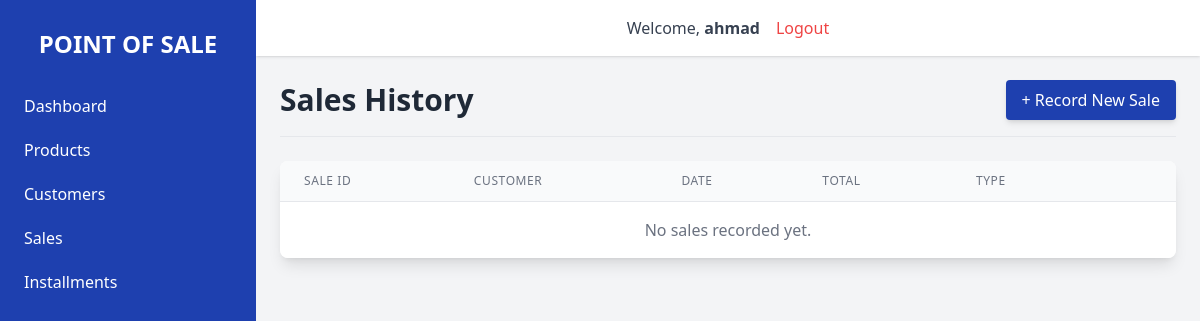
The app's page /sales/ (signed in), older data.
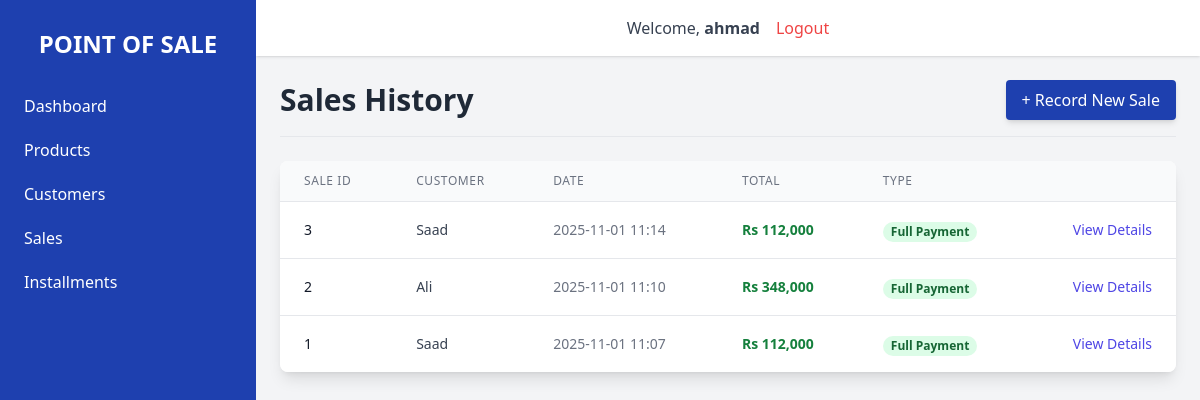
The same page, newer data.
### sales/models.py (models this page shows)
class Sale(models.Model):
    PAYMENT_CHOICES = [
        ('FULL', 'Full Payment'),
        ('INST', 'Installment Plan'),
    ]
    customer = models.ForeignKey(Customer, on_delete=models.PROTECT, related_name='sales')
    sale_date = models.DateTimeField(auto_now_add=True)
    payment_method = models.CharField(max_length=10, choices=METHOD_CHOICES, default=CASH)
    payment_type = models.CharField(max_length=4, choices=PAYMENT_CHOICES, default='FULL')
    total_amount = models.DecimalField(max_digits=10, decimal_places=2, default=0.00)

### customers/models.py (models this page shows, shortened)
class Customer(models.Model):
    name = models.CharField(max_length=200)
    phone = models.CharField(max_length=20, blank=True, null=True)
    email = models.EmailField(max_length=254, unique=True)
    address = models.TextField(blank=True)
    created_at = models.DateTimeField(auto_now_add=True)
    class Meta:
        ordering = ['name']

### sales/views.py (the view)
# urls.py: path('', views.SaleListView.as_view(), name='sale_list'),
class SaleListView(LoginRequiredMixin, ListView):
    model = Sale
    template_name = 'sales/sale_list.html'
    context_object_name = 'sales'
    ordering = ['-sale_date']

### sales/templates/sales/sale_list.html (shortened to what this page needs)
{% extends 'base.html' %}
{% load humanize %}
{% block content %}
<div class="space-y-6">
    <div class="flex justify-between items-center border-b pb-4 mb-4">
        <h1 class="text-3xl font-bold text-gray-800">Sales History</h1>
        <a href="{% url 'sales:sale_create' %}" class="bg-primary-blue hover:bg-blue-800 text-white font-medium py-2 px-4 rounded transition duration-150 shadow-md">
            + Record New Sale
        </a>
    </div>
    <div class="bg-white shadow-lg rounded-lg overflow-x-auto">
        <table class="min-w-full divide-y divide-gray-200">
            <thead class="bg-gray-50">
                <tr>
                    <th class="px-6 py-3 text-left text-xs font-medium text-gray-500 uppercase tracking-wider">Sale ID</th>
                    <th class="px-6 py-3 text-left text-xs font-medium text-gray-500 uppercase tracking-wider">Customer</th>
                    <th class="px-6 py-3 text-left text-xs font-medium text-gray-500 uppercase tracking-wider hidden sm:table-cell">Date</th>
                    <th class="px-6 py-3 text-left text-xs font-medium text-gray-500 uppercase tracking-wider">Total</th>
                    <th class="px-6 py-3 text-left text-xs font-medium text-gray-500 uppercase tracking-wider">Type</th>
                    <th class="relative px-6 py-3">
                    </th>
                </tr>
            </thead>
            <tbody class="bg-white divide-y divide-gray-200">
                {% for sale in sales %}
                <tr>
                    <td class="px-6 py-4 whitespace-nowrap text-sm font-medium text-gray-900">{{ sale.id }}</td>
                    <td class="px-6 py-4 whitespace-nowrap text-sm text-gray-700">{{ sale.customer.name }}</td>
                    <td class="px-6 py-4 whitespace-nowrap text-sm text-gray-500 hidden sm:table-cell">{{ sale.sale_date|date:"Y-m-d H:i" }}</td>
                    <td class="px-6 py-4 whitespace-nowrap text-sm font-bold text-green-700">Rs {{ sale.total_amount|floatformat:0|intcomma }}</td>
                    <td class="px-6 py-4 whitespace-nowrap">
                        <span class="px-2 inline-flex text-xs leading-5 font-semibold rounded-full
                            {% if sale.payment_type == 'FULL' %}bg-green-100 text-green-800{% else %}bg-orange-100 text-orange-800{% endif %}">
                            {{ sale.get_payment_type_display }}
                        </span>
                    </td>
                    <td class="px-6 py-4 whitespace-nowrap text-right text-sm font-medium">
                        <a href="{% url 'sales:sale_detail' sale.pk %}" class="text-indigo-600 hover:text-indigo-900">View Details</a>
                    </td>
                </tr>
                {% empty %}
                <tr>
                    <td colspan="6" class="px-6 py-4 text-center text-gray-500">No sales recorded yet.</td>
                </tr>
                {% endfor %}
            </tbody>
        </table>
    </div>
</div>
{% endblock content %}

Row changes from the older to the newer data that the page shows:
added Sale: id "3", customer.name "Saad", sale_date "2025-11-01 11:14", total_amount "112,000", payment_type "Full Payment"
added Sale: id "2", customer.name "Ali", sale_date "2025-11-01 11:10", total_amount "348,000", payment_type "Full Payment"
added Sale: id "1", customer.name "Saad", sale_date "2025-11-01 11:07", total_amount "112,000", payment_type "Full Payment"
Text that changed along with them:
text no longer shown: "No sales recorded yet."
